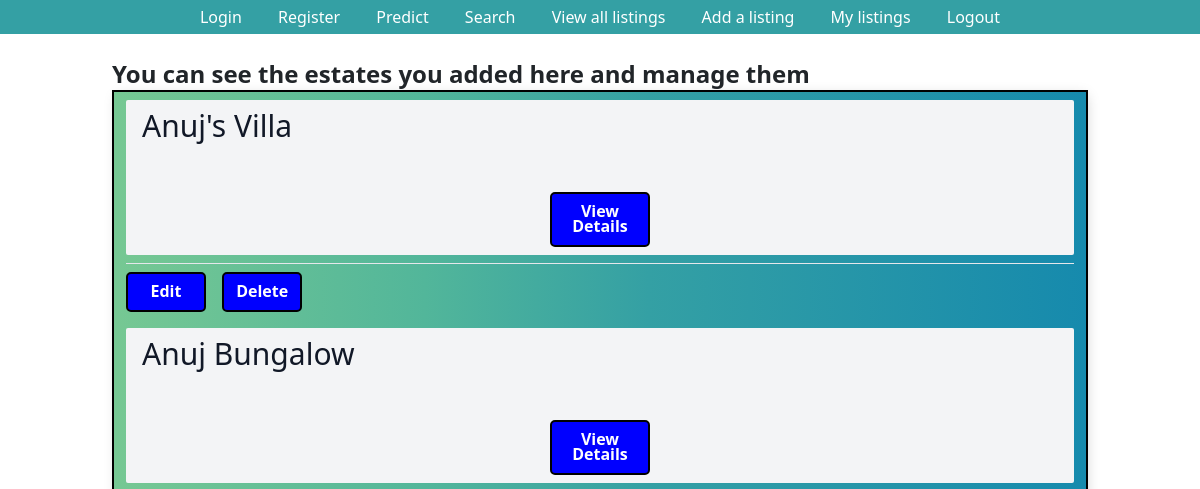
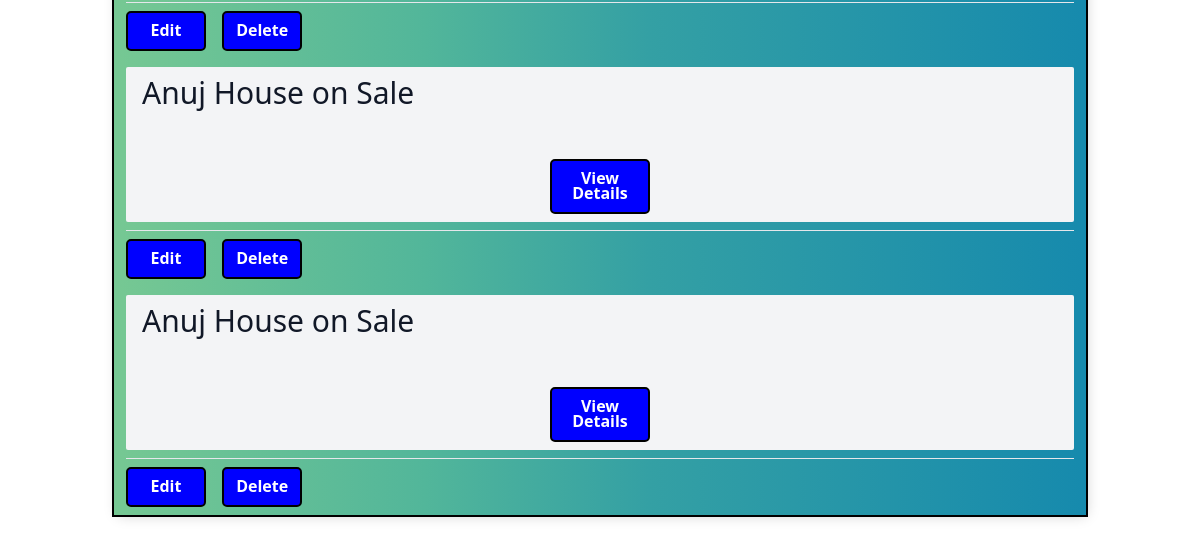
The page /user_specific_listings/ (signed in) on the database as committed earlier (2 pictures, top to bottom).
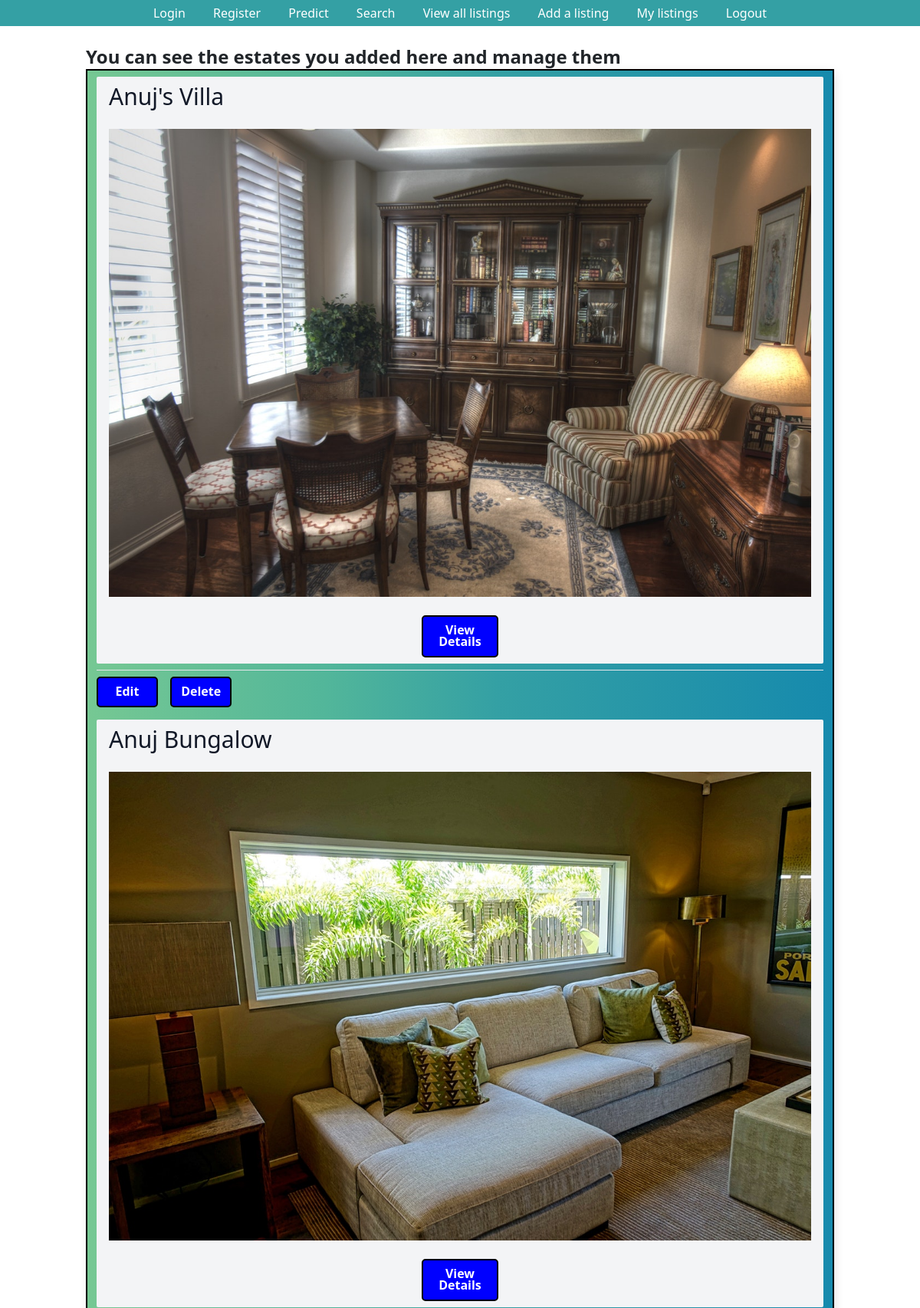
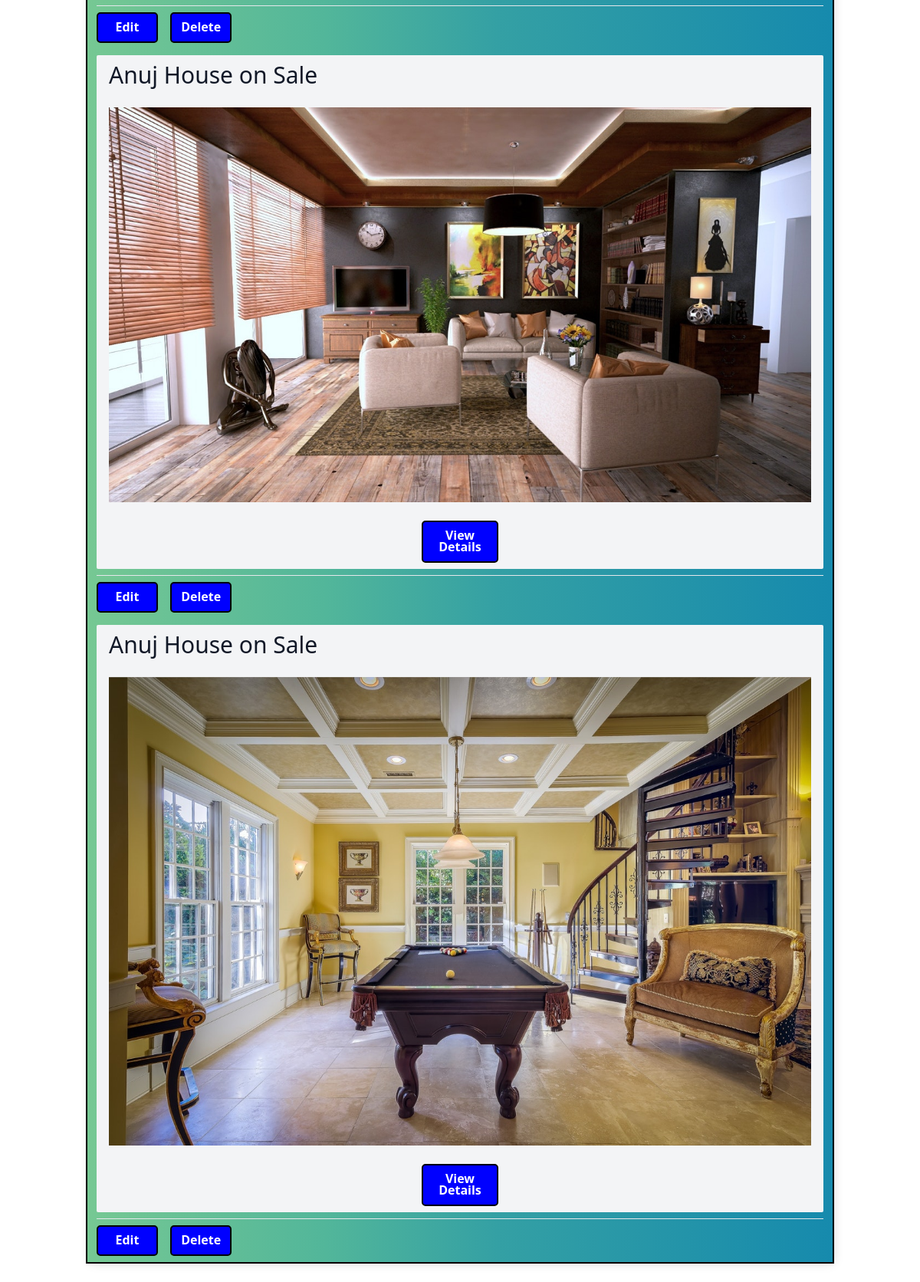
The same page on the database as committed later (2 pictures, top to bottom).
### listings/models.py (models this page shows, shortened)
class Listing(models.Model):
    Title = models.CharField(max_length=30, default='House on Sale')
    Location = models.CharField(max_length=30, default='Kalanki')
    City = models.CharField(max_length=30, default='Kathmandu')
    Price = models.IntegerField(default=9999999)
    Bedroom = models.IntegerField(default=1)
    Bathroom = models.IntegerField(default=1)
    Floors = models.IntegerField(default=1)
    Parking = models.IntegerField(default=1)
    Face = models.CharField(max_length=30, default="East")
    Area = models.IntegerField(default=100)
    Road_Width = models.IntegerField(default=0)
    Road_Type = models.CharField(max_length=30, default="Concrete")
    Build_Area = models.IntegerField(default=100)
    Amenities = models.CharField(max_length=30, default="Bathroom")
    Contact_number = models.IntegerField(default=9845654321)
    Contact_mail = models.EmailField(max_length=30, default='admin@gmail.com')
    Image = models.ImageField(max_length = 254)
    user = models.ForeignKey(User, on_delete=models.SET_NULL,null=True)
    is_sold = models.BooleanField(default=False)
    Description = models.CharField(max_length=1000, default="Please describe your estate here. You may also justify the price of your estate here.")
    likes = models.ManyToManyField(User, related_name='estate')

### listings/views.py (the view)
# urls.py: path('user_specific_listings/', user_specific_listings, name='user_specific_listings'),
@login_required
def user_specific_listings(request):
    queryset_list=Listing.objects.all()
    username = request.user.username
    queryset_list=Listing.objects.filter(user__username=username)
    context={
        'listings':queryset_list,
    }
    return render(request, "user_specific_listings.html", context)

### templates/user_specific_listings.html (shortened to what this page needs)
{% extends "base.html" %}
    {% block content %}
    {% if request.user.is_authenticated %}
    <h2 class="text-2xl text-black-600"><strong>You can see the estates you added here and manage them</strong></h2>
    <div class="container">
        {% if listings %}
        {% for listing in listings %}
            <div class="mt-2 px-3 py-2 bg-gray-100 rounded-sm">
                <h3 class="text-3xl text-gray-900">{{ listing.Title }}</h3><br>
                {% if listing.Image %}
                <img src="{{ listing.Image.url }}" alt="">
                {% endif %}
                <br><center><a href="/listings/{{ listing.id }}/" class="button">View Details</a></center>
            </div>
            <div>
                {% if request.user.is_authenticated %}
                <div class="mt-2 py-2 border-t border-gray-200">
                    <a href="/listings/{{ listing.id }}/edit/" class="other-buttons">
                        Edit</a>
                    <a href="/listings/{{ listing.id }}/delete/" class="ml-3 other-buttons">
                        Delete</a>
                </div>
                {% endif %}
            </div>
        {% endfor %}
        {% else %}
        <div class="col-md-12">
        <p>No Listings Available</p>
        </div>
        {% endif %}
    </div>
    {% endif %}
    {% endblock %}

### templates/base.html (shortened to what this page needs)
<!DOCTYPE html>
<html lang="en">
<head>
    <script src="https://cdn.tailwindcss.com"></script>
    <link href="https://cdn.jsdelivr.net/npm/bootstrap@5.2.0-beta1/dist/css/bootstrap.min.css" rel="stylesheet"
>
</head>
<body>
    <div id="navbar">
      <ul>
        <li>
          <a href="{% url 'login' %}">Login</a>
        </li>
        <li>
          <a href="{% url 'register' %}">Register</a>
        </li>
        <li class="nav-item active">
          <a href="{% url 'index' %}">Predict</a>
        </li>
        <li>
          <a href="{% url 'listing_search' %}">Search</a>
        </li>
        <li>
          <a href="{% url 'listing_list' %}">View all listings</a>
        </li>
        <li>
          <a href="{% url 'listing_create' %}">Add a listing</a>
        </li>
        <li>
          <a href="{% url 'user_specific_listings' %}">My listings</a>
        </li>
        <li>
          <a href="{% url 'logout' %}">Logout</a>
        </li>
      </ul>
    </div>
    <div class="mx-auto max-w-5xl px-4 py-4">
    {% block content %}{% endblock content %}
    </div>
</body>
</html>

### templates/base.html (style rules this page uses)
.button { display: inline-block; width: 100px; height: 55px; background: blue !important; padding: 10px; text-align: center; border-radius: 5px; color: white; font-weight: bold; line-height: 15px; text-decoration: none; border: 2px solid #000; }
.other-buttons { display: inline-block; width: 80px; height: 40px; background: blue !important; padding: 10px; text-align: center; border-radius: 5px; color: white; font-weight: bold; line-height: 15px; text-decoration: none; border: 2px solid #000; }
.container { max-width: 1550px; margin: auto; background-color: rgba(136, 5, 5, 0.421); -webkit-box-shadow: 2px 2px 13px -4px rgba(0, 0, 0, 0.21); box-shadow: 2px 2px 13px -4px rgba(0, 0, 0, 0.21); background: linear-gradient(90deg, #76C893 0%, #52B69A 32%, #34A0A4 55%, #168AAD 100%); border: 2px solid #000 }
#navbar ul { margin: 0; padding: 5px; list-style-type: none; text-align: center; background-color: #34A0A4; }
#navbar ul li { display: inline; }
#navbar ul li a { text-decoration: none; padding: .2em 1em; color: #fff; background-color: #34A0A4; }

Rows that differ between the two databases and show on the page:
changed Listing "Anuj's Villa": Image: picture added
changed Listing "Anuj Bungalow": Image: picture added
changed Listing (number 3 of 4 on the later page): Image: picture added
changed Listing (number 4 of 4 on the later page): Image: picture added
